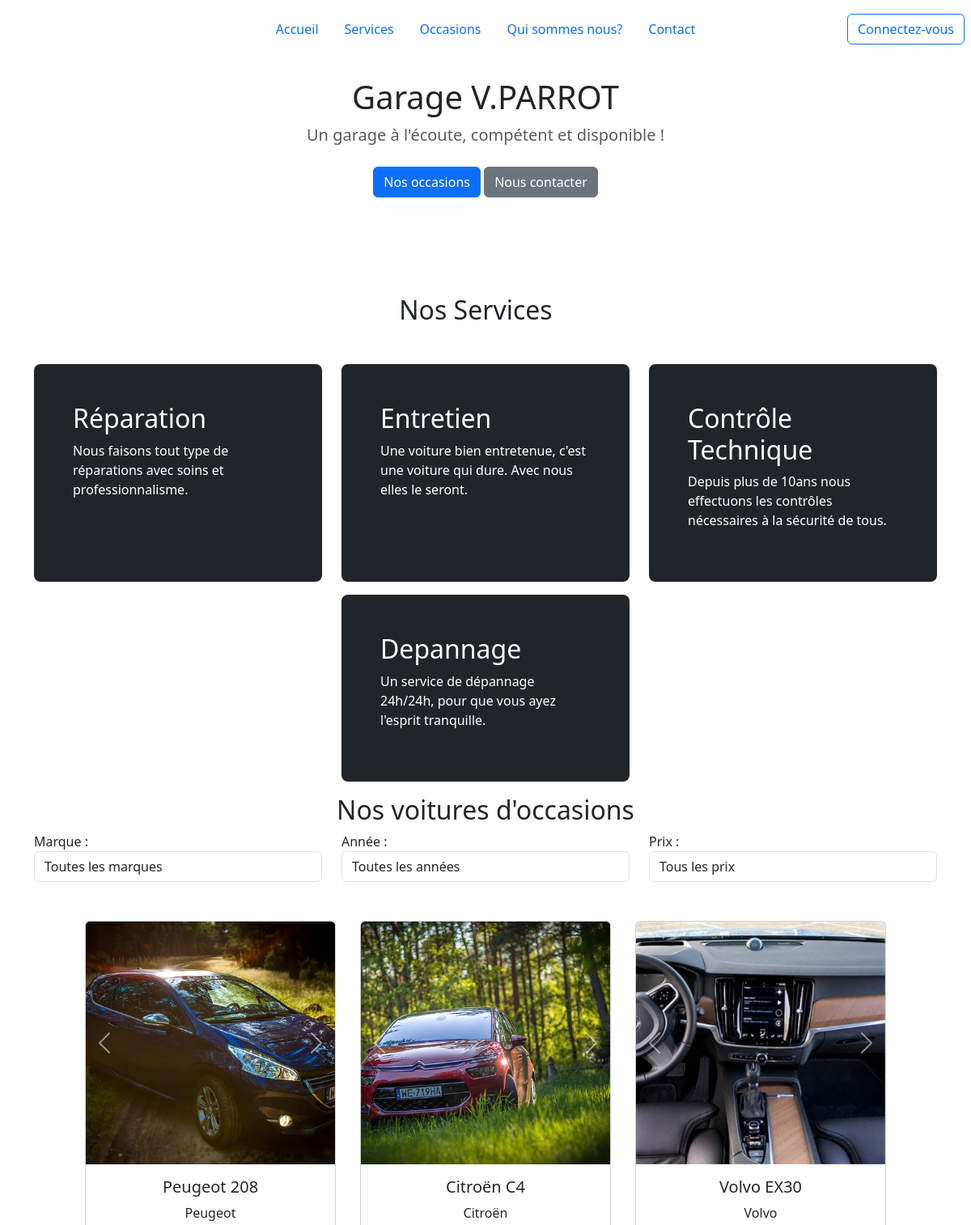
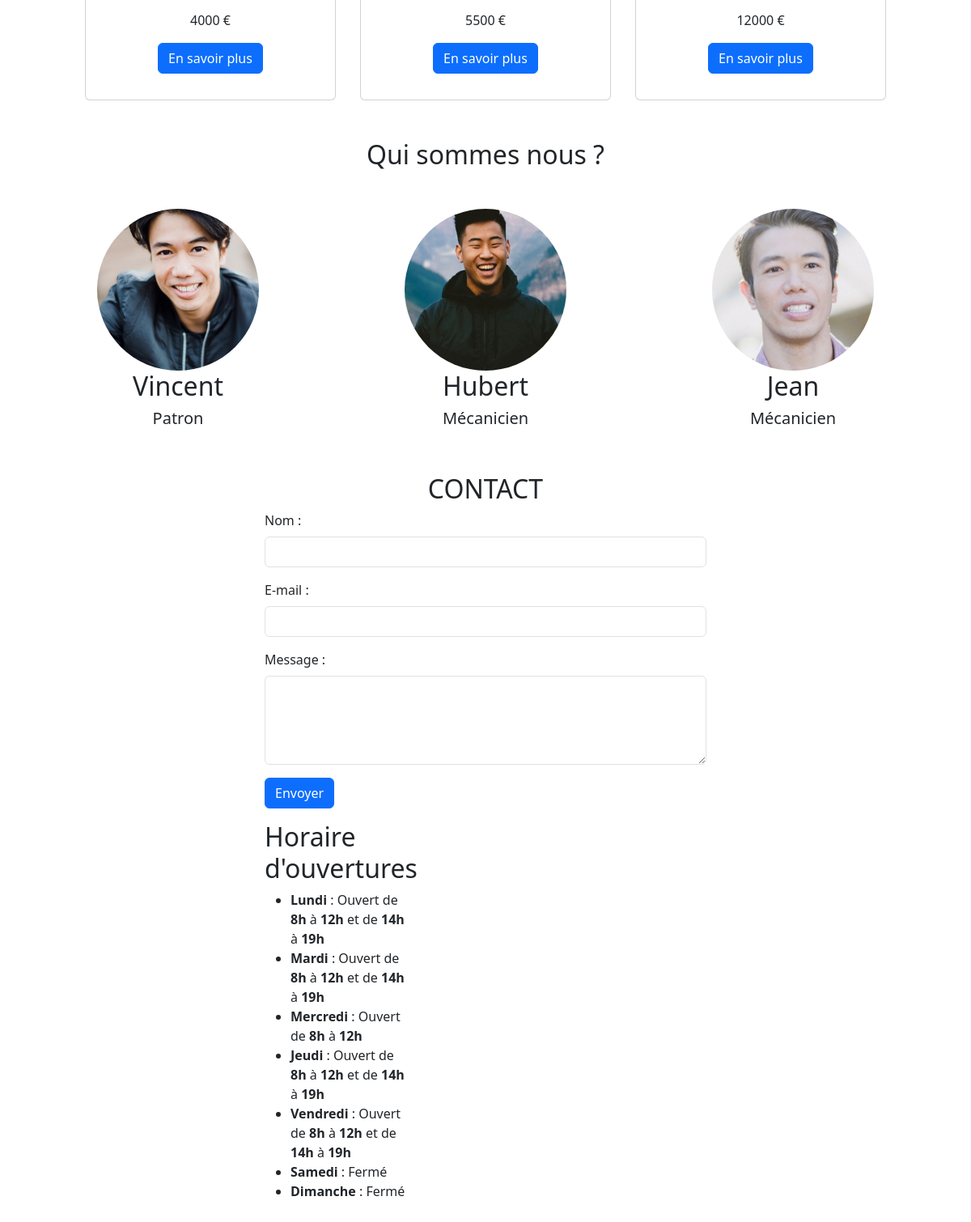
The page / on the database its author committed (2 pictures, top to bottom).
### tables this page shows
CREATE TABLE IF NOT EXISTS services
(
    id INT NOT NULL AUTO_INCREMENT PRIMARY KEY,
    name VARCHAR(150) NOT NULL,
    description VARCHAR(255) NOT NULL
);

CREATE TABLE IF NOT EXISTS media (
  id INT AUTO_INCREMENT PRIMARY KEY,
  name VARCHAR(255) NOT NULL,
  path VARCHAR(255) NOT NULL,
  user_id INT,
  car_id INT,
  FOREIGN KEY (car_id) REFERENCES cars(id),
  FOREIGN KEY (user_id) REFERENCES users(id)
);

CREATE TABLE IF NOT EXISTS cars
(
    id INT NOT NULL AUTO_INCREMENT PRIMARY KEY,
    name VARCHAR(150) NOT NULL,
    brand VARCHAR(150) NOT NULL,
    year INT(4) NOT NULL,
    price INT NOT NULL,
    miles INT NOT NULL,
    description TEXT NOT NULL,
    caracteristics TEXT NOT NULL,
    equipement TEXT NULL,
    user_id INT,
    FOREIGN KEY (user_id) REFERENCES users(id)
);

CREATE TABLE IF NOT EXISTS users
(
    id INT NOT NULL AUTO_INCREMENT PRIMARY KEY,
    email VARCHAR(200) NOT NULL,
    password VARCHAR(255) NOT NULL,
    role INT NOT NULL,
    job VARCHAR(50) NOT NULL
);

### app/Views/pages/home.php (the view, shortened to what the rows shown need)
<?php
require_once __DIR__ . '/../Templates/header.php';
$userModel = new UserModel($db);
$mediaModel = new MediaModel($db);
$carModel = new CarModel($db);
$mediasController = new MediasController($mediaModel);
$carsController = new CarsController($carModel, $mediaModel, $mediasController);
$usersController = new UsersController($userModel, $mediaModel, $mediasController);
$serviceModel = new ServiceModel($db);
$servicesController = new ServicesController($serviceModel);
$data = $usersController->index();
$usersData = $data['usersData'];
$data = $carsController->carsIndex();
$carsData = $data['carsData'];
$serviceData = $servicesController->Serviceindex();
$servicesData = $serviceData['servicesData'];
$name = '';
$email = '';
$message = '';
$contactFormController = new ContactFormController($name, $email, $message);
$contactForm = $contactFormController->createContactForm();
?>
<main>
    <section class="py-5 text-center container" id="home">
        <div class="row py-lg-5">
            <div class="col-lg-6 col-md-8 mx-auto">
                <h1 class="fw-light">Garage V.PARROT</h1>
            </div>
        </div>
    </section>
    <section id="services">
        <div class="container d-flex flex-wrap">
            <div class="row w-100">
                <h2 class="text-center mb-5">Nos Services</h2>
            </div>
            <div class="row d-flex justify-content-center flex-wrap">
                <?php foreach ($servicesData as $service) : ?>
                    <div class="col-md-4 mb-3">
                        <div class="h-100 p-5 text-bg-dark rounded-3">
                            <h2><?php echo $service->name ?></h2>
                            <p><?php echo $service->description ?></p>
                        </div>
                    </div>
                <?php endforeach ?>
            </div>
    </section>
    <section id="occasions">
        <h2 class="text-center">Nos voitures d'occasions</h2>
        <div class="container">
            <div class="row occas-container d-flex justify-content-center flex-wrap ">
                <?php foreach ($carsData as $car) : ?>
                    <div class="card">
                        <div id="carouselExample_<?php echo $car->id; ?>" class="carousel slide">
                            <div class="carousel-inner">
                                <?php
                                $mediaPaths = $mediaModel->getMediaPathsByCarId($car->id);
                                foreach ($mediaPaths as $index => $media) :
                                    $imagePath = $media->path;
                                    $isActive = ($index === 0) ? 'active' : '';
                                ?>
                                    <div class="carousel-item <?php echo $isActive; ?>">
                                        <img src="../<?php echo $imagePath; ?>" class="d-block carousel-image" alt="Car Image">
                                    </div>
                                <?php endforeach; ?>
                            </div>
                            <button class="carousel-control-prev" type="button" data-bs-target="#carouselExample_<?php echo $car->id; ?>" data-bs-slide="prev">
                                <span class="carousel-control-prev-icon" aria-hidden="true"></span>
                            </button>
                            <button class="carousel-control-next" type="button" data-bs-target="#carouselExample_<?php echo $car->id; ?>" data-bs-slide="next">
                                <span class="carousel-control-next-icon" aria-hidden="true"></span>
                            </button>
                        </div>
                        <div class="card-body text-center">
                            <h5 class="card-title"><?php echo $car->name; ?></h5>
                            <p class="card-text"><?php echo $car->brand; ?></p>
                            <p class="card-text"><?php echo $car->price; ?> €</p>
                            <button class="btn btn-primary toggle-button" id="toggle-button_<?php echo $car->id; ?>" onclick="toggleDetails(this, '<?php echo $car->id; ?>')">En savoir plus</button>
                        </div>
                    </div>
                <?php endforeach; ?>
            </div>
        </div>
    </section>
    <section class="container marketing mb-lg-5" id="about">
        <div class="row">
            <h2 class="text-center mb-lg-5 mt-lg-5">Qui sommes nous ?</h2>
            <?php foreach ($usersData as $user) : ?>
                <div class="col-lg-4 img-container">
                    <svg class="bd-placeholder-img rounded-circle" width="200" height="200" xmlns="http://www.w3.org/2000/svg" role="img" aria-label="Placeholder" preserveAspectRatio="xMidYMid slice" focusable="false">
                        <image href="../<?php echo $user->image_path; ?>" width="200" height="200" preserveAspectRatio="xMidYMid slice" />
                    </svg>
                    <?php
                        $username = explode('@' , $user->email);
                        $username = ucfirst($username[0]);
                    ?>
                    <h2 class="fw-normal text-center"><?php echo $username ?></h2>
                    <h5 class="fw-normal text-center"><?php echo $user->job ?></h5>
                </div>
            <?php endforeach ?>
        </div>
    </section>
    <section class="container" id="contact">
        <div class="row">
            <div class="col-12">
                <h2 class="text-center">CONTACT</h2>
            </div>
        </div>
        <div class="row contact-form d-flex justify-content-center">
            <div class="col-sm-12 col-md-6 ">
                <?php echo $contactForm ?>
            <div class="col-md-4">
                <h2>Horaire d'ouvertures</h2>
            </div>
        </div>
    </section>
</main>
<?php
require_once '../app/Views/Templates/footer.php';
?>

### rows shown on the page
services: name "Réparation", description "Nous faisons tout type de réparations avec soins et professionnalisme."
services: name "Entretien", description "Une voiture bien entretenue, c'est une voiture qui dure. Avec nous elles le seront."
services: name "Contrôle Technique", description "Depuis plus de 10ans nous effectuons les contrôles nécessaires à la sécurité de tous."
services: name "Depannage", description "Un service de dépannage 24h/24h, pour que vous ayez l'esprit tranquille."
cars: name "Peugeot 208", brand "Peugeot", price "4000"
media: path (picture)
cars: name "Citroën C4", brand "Citroën", price "5500"
media: path (picture)
cars: name "Volvo EX30", brand "Volvo", price "12000"
media: path (picture)
media: user.email "Vincent", user.job "Patron"
media: user.email "Hubert", user.job "Mécanicien"
media: user.email "Jean", user.job "Mécanicien"

### other values the page prints
$label "Accueil"
$label "Services"
$label "Occasions"
$label "Qui sommes nous?"
$label "Contact"
$buttonLabel "Connectez-vous"
$label "Nom :"
$label "E-mail :"
$label "Message :"
$submitText "Envoyer"
$jour "Lundi"
creneaux_html(CRENEAUX[$k]) "Ouvert et"
$creneau[0] "8 14"
$creneau[1] "12 19"
$jour "Mardi"
